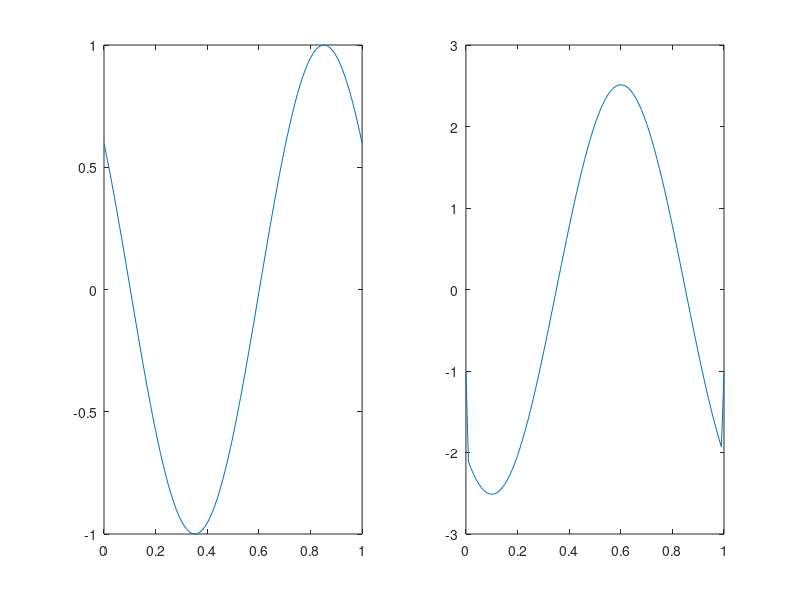

The MATLAB source for this figure:
%% Material Derivate Subroutine
% To Evaluate:  Du/Dt = du/dt + c du/dx
clear all; close all; clc;

dx = 0.01; x = 0:dx:1;
dt = 0.01; t = 0:dt:2;
c = 0.2;

%IC
u_0 = sin(2*pi*(x));

%load IC
u = u_0;

du = zeros(size(u));
for time = t
    subplot(1,2,1); 
    plot(x,u);
    
        
    u_old = u;
    u = sin(2*pi*(x + c*time));
        
    du(2:end-1) = u(3:end) - u(1:end-2);
    
    DuDt = (u - u_old)/dt + c*du/(2*dx);
    
    subplot(1,2,2); 
    plot(x,DuDt);
    
    
    drawnow
end
hold off
